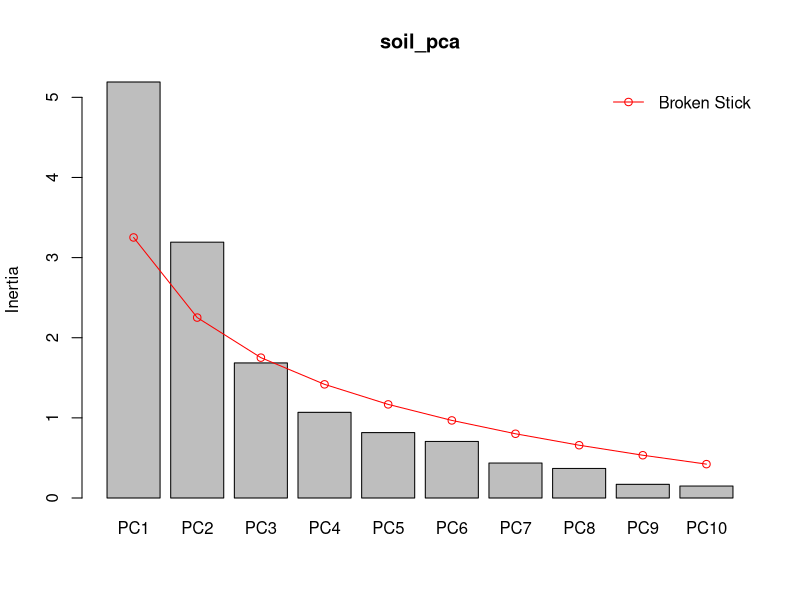
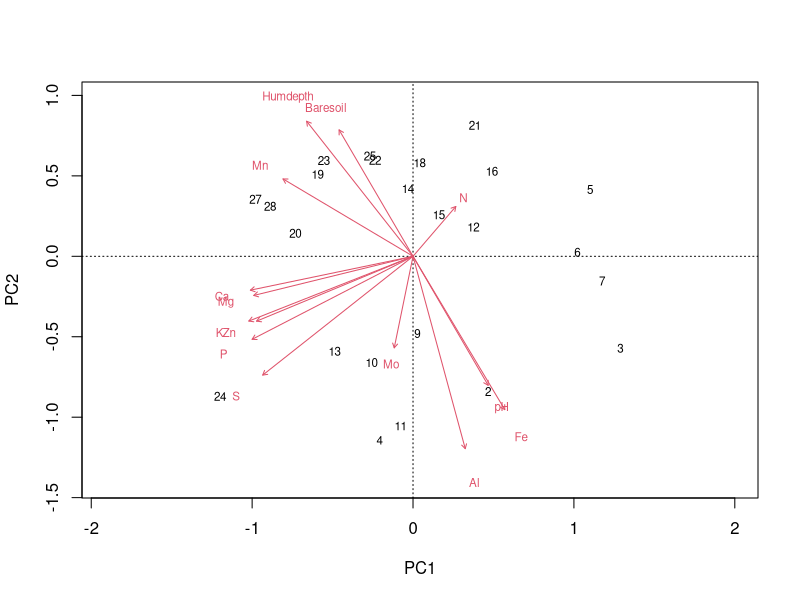
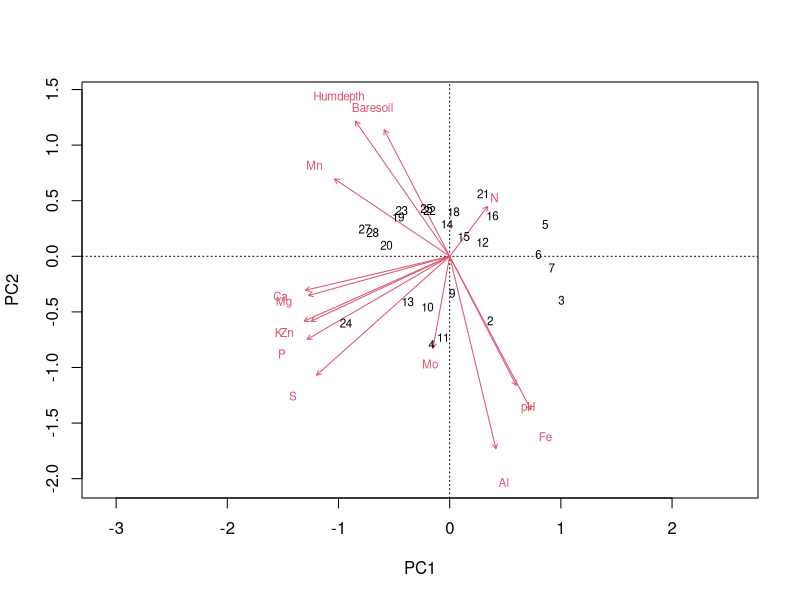
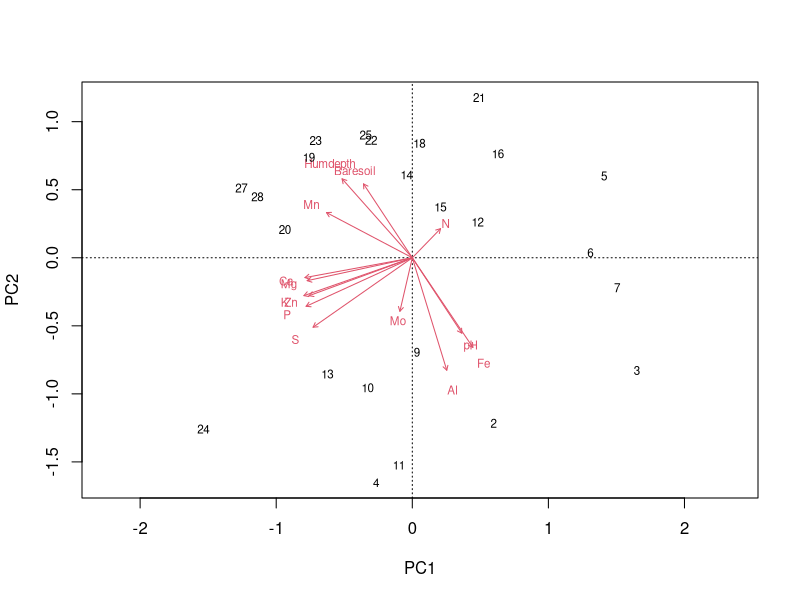
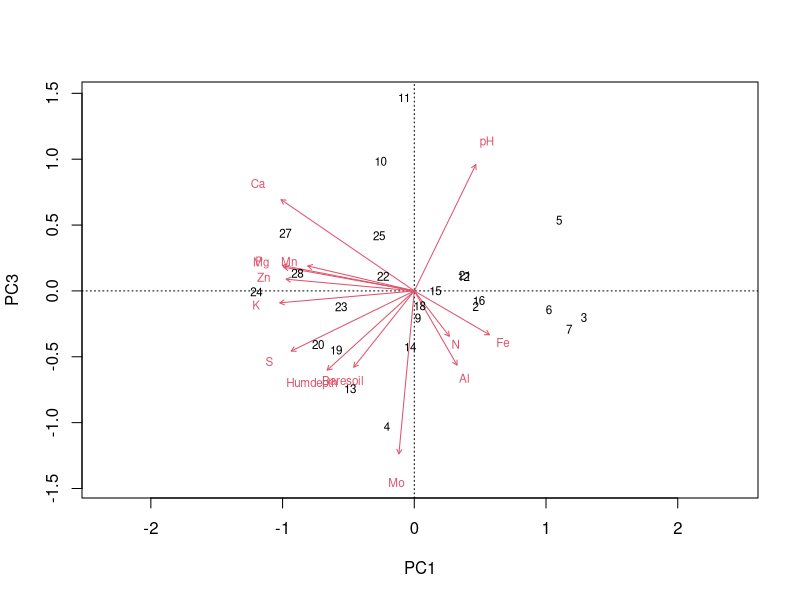
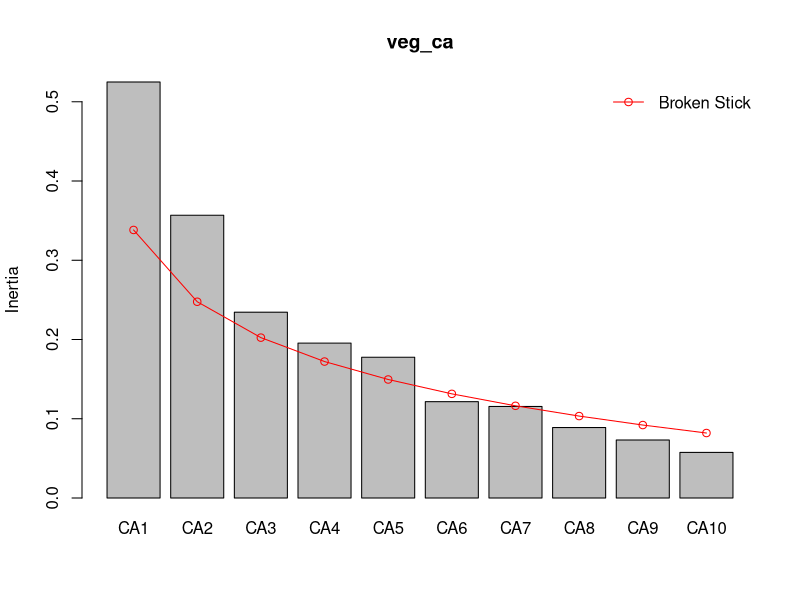
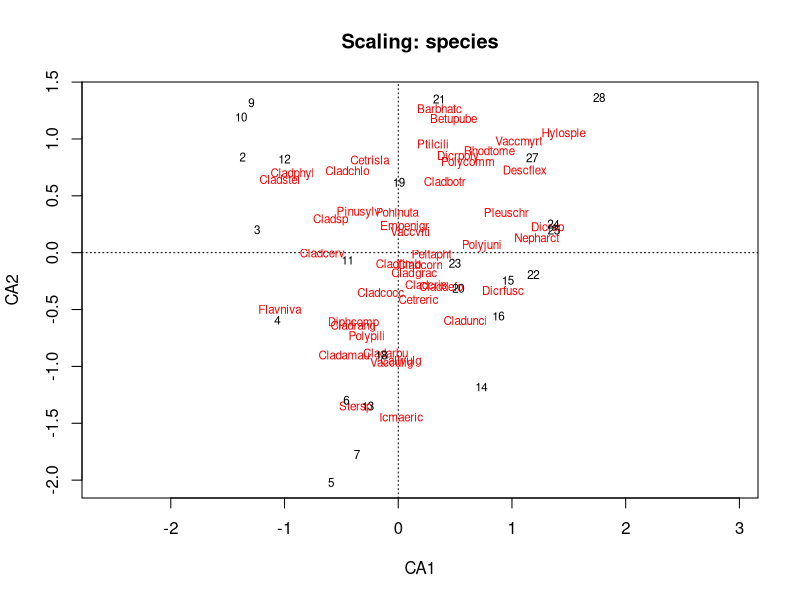
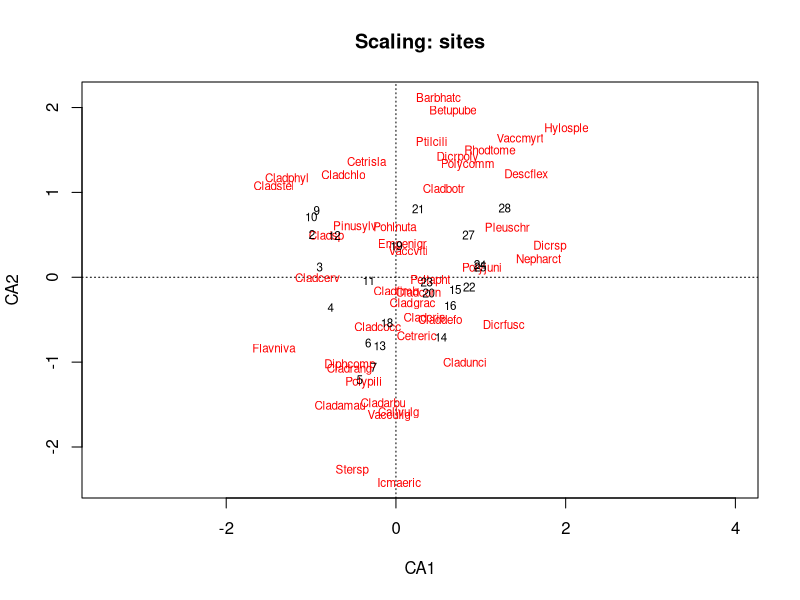

R code for these plots, in order:
## ---- chunk 1
library(vegan)
## ---- chunk 2
data(varespec)
varespec[1:5, 1:5] # display only a subset
## ---- chunk 3
data(varechem)
varechem[1:5, 1:5] # display only a subset
## ---- chunk 4
soil_pca <- pca(varechem, scale = TRUE)
## ---- chunk 5
summary(soil_pca)
## ---- chunk 6
screeplot(soil_pca, bstick = TRUE)
## ---- chunk 7
#| fig-width: 5
#| fig-height: 4
biplot(soil_pca, scaling = "symmetric")
## ---- chunk 8
#| fig-width: 5
#| fig-height: 4
biplot(soil_pca, scaling = 1)
## ---- chunk 9
#| fig-width: 5
#| fig-height: 4
biplot(soil_pca, scaling = 2)
## ---- chunk 10
#| fig-width: 5
#| fig-height: 4
biplot(soil_pca, scaling = "symmetric", 
       choices = c(1, 3)) # PCs 1 and 3
## ---- chunk 11
veg_ca <- ca(varespec)
## ---- chunk 12
summary(veg_ca)
## ---- chunk 13
screeplot(veg_ca, bstick = TRUE)
## ---- chunk 14
#| fig-width: 5
#| fig-height: 4
plot(veg_ca, scaling = "species",
     main = "Scaling: species") # title
## ---- chunk 15
#| fig-width: 5
#| fig-height: 4
plot(veg_ca, scaling = "sites",
     main = "Scaling: sites") # title
## ---- chunk 16
#| fig-width: 5
#| fig-height: 4
plot(veg_ca, scaling = "symmetric",
     main = "Scaling: symmetric") # title
## ---- chunk 17
#| fig-width: 5
#| fig-height: 4
plot(veg_ca, scaling = "species",
     main = "Scaling: species", # title
     display = "species")
## ---- chunk 18
#| fig-width: 5
#| fig-height: 4
plot(veg_ca, scaling = "sites",
     main = "Scaling: sites", # title
     display = "sites")
## ---- chunk 19
veg_dist <- vegdist(varespec, method = "bray")
veg_dist
## ---- chunk 20
veg_pcoa <- pco(veg_dist, 
                add = "lingoes") # correction
## ---- chunk 21
summary(veg_pcoa)
## ---- chunk 22
screeplot(veg_pcoa, bstick = TRUE)
## ---- chunk 23
# get species scores
scrs <- scores(veg_pcoa, 
               choices = 1:2) # axes

# take the weighted averages scores 
  # (weighed by abundance)
spp_scrs <- wascores(scrs,
                     varespec) # weights
## ---- chunk 24
#| fig-width: 5
#| fig-height: 5
# plot the sites
plot(veg_pcoa)

# add species to the plot
text(spp_scrs, labels = rownames(spp_scrs), 
     col = "red", cex = 0.8) # color and size
## ---- chunk 25
set.seed(22)
data(dune)
dune_nmds <- metaMDS(dune, 
                     distance = "bray", # Bray-Curtis is the default
                     trace = FALSE)
## ---- chunk 26
dune_nmds
## ---- chunk 27
dune_nmds <- metaMDS(dune, 
                     previous.best = dune_nmds, 
                     trace = FALSE)
dune_nmds
## ---- chunk 28
#| fig-width: 6
#| fig-height: 5
plot(dune_nmds, 
     type ="t") # display the names of sites and species
## ---- chunk 29
#| fig-width: 4
#| fig-height: 4
stressplot(dune_nmds,
           main = "Shepard plot")
## ---- chunk 30
k_vec <- 1:10 # number of dimensions
stress <- numeric(length(k_vec)) # create a vector of numeric
veg_dij <- metaMDSdist(dune, trace = FALSE) # calculate dissimilarities
set.seed(25)
for(i in seq_along(k_vec)) { # run an NMDS for 1 to 10 dimensions
    sol <- metaMDSiter(veg_dij, k = i, # run the NMDS
                       trace = FALSE)
    stress[i] <- sol$stress # extract the stress
}
## ---- chunk 31
#| fig-width: 4
#| fig-height: 4
plot(k_vec, stress, type = "b", 
     ylab = "Stress", xlab = "Dimensions")
## ---- chunk 32
resum <- data.frame(Method = c("PCA", "CA", "PCoA", "NMDS"),
                    Principle = c("Linear method based on Euclidian distance",
                                  "Unimodal method based on chi^2^ distance",
                                  "Metric based on several types of distances",
                                  "Based on rank, with several types of distances"),
                    Use = c("Environmental data (or species data on short gradients)",
                            "Species data with non linear responses. chi^2^ give more weight to rare species than Bray-Curtis",
                            "Any kind of data. Bray-Curtis more sensitive to abundant species",
                            "Very flexible and robust for non-linear responses, many zeros..."))
knitr::kable(resum)
## ---- chunk 33
soil_norm <- as.data.frame(scale(varechem))
## ---- chunk 34
soil_dist <- dist(soil_norm)
## ---- chunk 35
soil_clust <- hclust(soil_dist, method = "ward.D2")
## ---- chunk 36
plot(soil_clust)
## ---- chunk 37
# 3 groups
soil_3_group <- cutree(soil_clust, k = 3)

# 5 groups
soil_5_group <- cutree(soil_clust, k = 5)
soil_5_group # this is a name vector
## ---- chunk 38
# extract the scores of the sites on the two first PCs
  dt_soil_groups <- as.data.frame(scores(soil_pca, 
                           scaling = "sites",
                           display = "sites",
                           choices = 1:2))
# check that plots are in the same order
  all(row.names(dt_soil_groups) == names(soil_3_group))
  all(row.names(dt_soil_groups) == names(soil_5_group))

# add groups to the PCs data 
  dt_soil_groups$G3 <- as.factor(soil_3_group)
  dt_soil_groups$G5 <- as.factor(soil_5_group)
## ---- chunk 39

head(dt_soil_groups)
## ---- chunk 40
library(ggplot2)
ggplot(dt_soil_groups,
       aes(x = PC1, y = PC2, color = G3)) + 
  geom_text(aes(label = rownames(dt_soil_groups)), 
            size = 8) + 
  theme_classic()
## ---- chunk 41
#
ggplot(dt_soil_groups,
       aes(x = PC1, y = PC2, color = G5)) + 
  geom_text(aes(label = rownames(dt_soil_groups)),
            size = 8) + 
  theme_classic()
## ---- chunk 42
#| fig-height: 6
biplot(soil_pca, scaling = 2, display = "species")
## ---- chunk 43
#| message: false
GGally::ggpairs(soil_norm[,c("pH", "N", "Mo", "P")])
## ---- chunk 44
spec_hel <- decostand(varespec, method  ="hellinger")
## ---- chunk 45
vare_rda <- rda(spec_hel ~ pH + N + Mo + P, # formula
                data = soil_norm)
## ---- chunk 46
summary(vare_rda)
## ---- chunk 47
RsquareAdj(vare_rda)
## ---- chunk 48
vif.cca(vare_rda)
## ---- chunk 49
anova.cca(vare_rda)
## ---- chunk 50
anova.cca(vare_rda, by = "term")
## ---- chunk 51
#| fig-width: 4
#| fig-height: 4
plot(vare_rda, scaling = 1)
## ---- chunk 52
#| fig-width: 4
#| fig-height: 4
plot(vare_rda, scaling = 2)
## ---- chunk 53
vare_cca <- cca(spec_hel ~ pH + N + Mo + P,
                data = soil_norm)
summary(vare_cca)
## ---- chunk 54
vare_dbrda <- dbrda(spec_hel ~ pH + N + Mo + P,
                data = soil_norm,
                distance = "bray")
summary(vare_dbrda)
## ---- chunk 55
RsquareAdj(vare_dbrda)
anova.cca(vare_dbrda)
anova.cca(vare_dbrda, by = "term")
plot(vare_dbrda, scaling = 1)
plot(vare_dbrda, scaling = 2)
